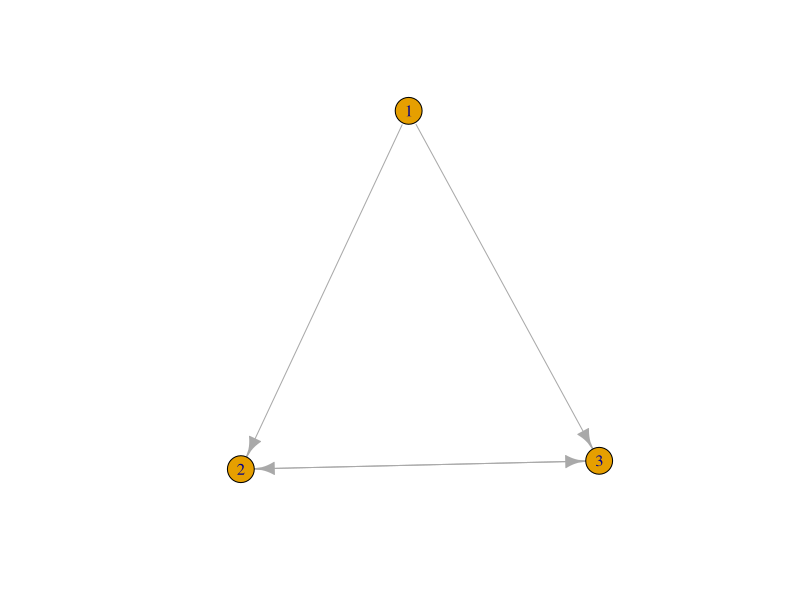

Write the R code that produced this figure.
library(igraph)
dg <- graph.formula(1-+2, 1-+3, 2++3)
plot(dg)


graph.density(dg, loops=TRUE)

graph.density(simplify(dg), loops=FALSE)